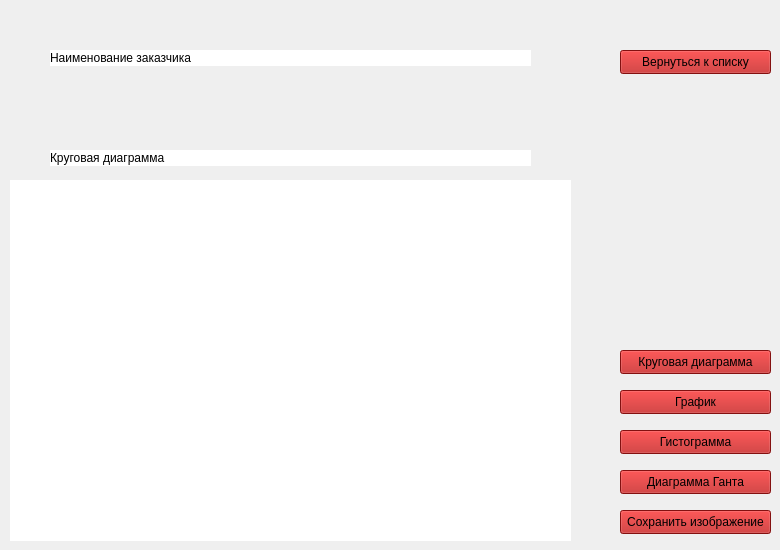
    <widget class="QWidget" name="_5_ghantdiagramm">
     <widget class="QPushButton" name="pushButton_15">
      <property name="geometry">
       <rect>
        <x>620</x>
        <y>350</y>
        <width>151</width>
        <height>24</height>
       </rect>
      </property>
      <property name="styleSheet">
       <string notr="true">background-color: rgb(184, 23, 23);</string>
      </property>
      <property name="text">
       <string>Круговая диаграмма</string>
      </property>
     </widget>
     <widget class="QPushButton" name="pushButton_16">
      <property name="geometry">
       <rect>
        <x>620</x>
        <y>430</y>
        <width>151</width>
        <height>24</height>
       </rect>
      </property>
      <property name="styleSheet">
       <string notr="true">background-color: rgb(184, 23, 23);</string>
      </property>
      <property name="text">
       <string>Гистограмма</string>
      </property>
     </widget>
     <widget class="QPushButton" name="pushButton_17">
      <property name="geometry">
       <rect>
        <x>620</x>
        <y>390</y>
        <width>151</width>
        <height>24</height>
       </rect>
      </property>
      <property name="styleSheet">
       <string notr="true">background-color: rgb(184, 23, 23);</string>
      </property>
      <property name="text">
       <string>График</string>
      </property>
     </widget>
     <widget class="QPushButton" name="pushButton_18">
      <property name="geometry">
       <rect>
        <x>620</x>
        <y>50</y>
        <width>151</width>
        <height>24</height>
       </rect>
      </property>
      <property name="styleSheet">
       <string notr="true">background-color: rgb(184, 23, 23);</string>
      </property>
      <property name="text">
       <string>Вернуться к списку</string>
      </property>
     </widget>
     <widget class="QPushButton" name="pushButton_19">
      <property name="geometry">
       <rect>
        <x>620</x>
        <y>510</y>
        <width>151</width>
        <height>24</height>
       </rect>
      </property>
      <property name="styleSheet">
       <string notr="true">background-color: rgb(184, 23, 23);</string>
      </property>
      <property name="text">
       <string>Сохранить изображение</string>
      </property>
     </widget>
     <widget class="QPushButton" name="pushButton_20">
      <property name="geometry">
       <rect>
        <x>620</x>
        <y>470</y>
        <width>151</width>
        <height>24</height>
       </rect>
      </property>
      <property name="styleSheet">
       <string notr="true">background-color: rgb(184, 23, 23);</string>
      </property>
      <property name="text">
       <string>Диаграмма Ганта</string>
      </property>
     </widget>
     <widget class="QLabel" name="label_31">
      <property name="geometry">
       <rect>
        <x>50</x>
        <y>50</y>
        <width>481</width>
        <height>16</height>
       </rect>
      </property>
      <property name="styleSheet">
       <string notr="true">background-color: rgb(255, 255, 255);</string>
      </property>
      <property name="text">
       <string>Наименование заказчика</string>
      </property>
     </widget>
     <widget class="QLabel" name="label_32">
      <property name="geometry">
       <rect>
        <x>50</x>
        <y>150</y>
        <width>481</width>
        <height>16</height>
       </rect>
      </property>
      <property name="styleSheet">
       <string notr="true">background-color: rgb(255, 255, 255);</string>
      </property>
      <property name="text">
       <string>Круговая диаграмма</string>
      </property>
     </widget>
     <widget class="QWidget" name="widget" native="true">
      <property name="geometry">
       <rect>
        <x>10</x>
        <y>180</y>
        <width>561</width>
        <height>361</height>
       </rect>
      </property>
      <property name="styleSheet">
       <string notr="true">background-color: rgb(255, 255, 255);</string>
      </property>
     </widget>
    </widget>
